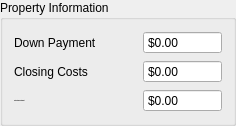
            <widget class="QGroupBox" name="groupBox_propertyInformationOp">
             <property name="styleSheet">
              <string notr="true"/>
             </property>
             <property name="title">
              <string>Property Information</string>
             </property>
             <layout class="QGridLayout" name="gridLayout_6">
              <item row="0" column="0">
               <layout class="QHBoxLayout" name="horizontalLayout">
                <item>
                 <widget class="QLabel" name="label_17">
                  <property name="sizePolicy">
                   <sizepolicy hsizetype="MinimumExpanding" vsizetype="Preferred">
                    <horstretch>0</horstretch>
                    <verstretch>0</verstretch>
                   </sizepolicy>
                  </property>
                  <property name="text">
                   <string>Down Payment</string>
                  </property>
                 </widget>
                </item>
                <item>
                 <spacer name="horizontalSpacer_15">
                  <property name="orientation">
                   <enum>Qt::Orientation::Horizontal</enum>
                  </property>
                  <property name="sizeHint" stdset="0">
                   <size>
                    <width>40</width>
                    <height>20</height>
                   </size>
                  </property>
                 </spacer>
                </item>
                <item>
                 <widget class="QDoubleSpinBox" name="doubleSpinBox_downPaymentOp">
                  <property name="toolTip">
                   <string>Please fill Contract Price, Renovations and Down Payment in % </string>
                  </property>
                  <property name="readOnly">
                   <bool>true</bool>
                  </property>
                  <property name="buttonSymbols">
                   <enum>QAbstractSpinBox::ButtonSymbols::NoButtons</enum>
                  </property>
                  <property name="prefix">
                   <string>$</string>
                  </property>
                  <property name="minimum">
                   <double>-100000000.000000000000000</double>
                  </property>
                  <property name="maximum">
                   <double>9999999999.989999771118164</double>
                  </property>
                 </widget>
                </item>
               </layout>
              </item>
              <item row="1" column="0">
               <layout class="QHBoxLayout" name="horizontalLayout_17">
                <item>
                 <widget class="QLabel" name="label_18">
                  <property name="sizePolicy">
                   <sizepolicy hsizetype="MinimumExpanding" vsizetype="Preferred">
                    <horstretch>0</horstretch>
                    <verstretch>0</verstretch>
                   </sizepolicy>
                  </property>
                  <property name="text">
                   <string>Closing Costs</string>
                  </property>
                 </widget>
                </item>
                <item>
                 <spacer name="horizontalSpacer_16">
                  <property name="orientation">
                   <enum>Qt::Orientation::Horizontal</enum>
                  </property>
                  <property name="sizeHint" stdset="0">
                   <size>
                    <width>40</width>
                    <height>20</height>
                   </size>
                  </property>
                 </spacer>
                </item>
                <item>
                 <widget class="QDoubleSpinBox" name="doubleSpinBox_closingCostsOp">
                  <property name="toolTip">
                   <string>Please fill Closing Costs in %, Contract Price</string>
                  </property>
                  <property name="readOnly">
                   <bool>true</bool>
                  </property>
                  <property name="buttonSymbols">
                   <enum>QAbstractSpinBox::ButtonSymbols::NoButtons</enum>
                  </property>
                  <property name="prefix">
                   <string>$</string>
                  </property>
                  <property name="minimum">
                   <double>-100000000.000000000000000</double>
                  </property>
                  <property name="maximum">
                   <double>9999999999.989999771118164</double>
                  </property>
                 </widget>
                </item>
               </layout>
              </item>
              <item row="2" column="0">
               <layout class="QHBoxLayout" name="horizontalLayout_18">
                <item>
                 <widget class="QLabel" name="label_19">
                  <property name="sizePolicy">
                   <sizepolicy hsizetype="MinimumExpanding" vsizetype="Preferred">
                    <horstretch>0</horstretch>
                    <verstretch>0</verstretch>
                   </sizepolicy>
                  </property>
                  <property name="font">
                   <font>
                    <pointsize>-1</pointsize>
                    <bold>true</bold>
                   </font>
                  </property>
                  <property name="text">
                   <string>Total Initial Investment</string>
                  </property>
                 </widget>
                </item>
                <item>
                 <spacer name="horizontalSpacer_17">
                  <property name="orientation">
                   <enum>Qt::Orientation::Horizontal</enum>
                  </property>
                  <property name="sizeHint" stdset="0">
                   <size>
                    <width>40</width>
                    <height>20</height>
                   </size>
                  </property>
                 </spacer>
                </item>
                <item>
                 <widget class="QDoubleSpinBox" name="doubleSpinBox_totalInitialInvestmentOp">
                  <property name="toolTip">
                   <string>Please fill Renovations*, Lease up fees, Down Payment, Closing Costs, Loan Amount, Loan Points in %</string>
                  </property>
                  <property name="readOnly">
                   <bool>true</bool>
                  </property>
                  <property name="buttonSymbols">
                   <enum>QAbstractSpinBox::ButtonSymbols::NoButtons</enum>
                  </property>
                  <property name="prefix">
                   <string>$</string>
                  </property>
                  <property name="minimum">
                   <double>-100000000.000000000000000</double>
                  </property>
                  <property name="maximum">
                   <double>9999999999.989999771118164</double>
                  </property>
                 </widget>
                </item>
               </layout>
              </item>
             </layout>
            </widget>
